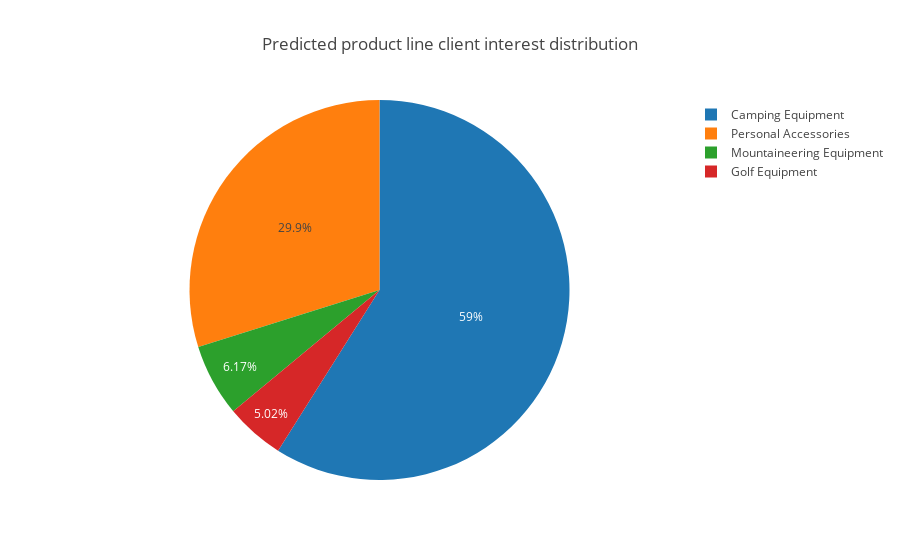

This figure's notebook cell:
### Markdown cell above
Plot a pie chart that shows the predicted product-line interest.

### Code cell
cumulative_stats = predictions_pdf.groupby(['predictedLabel']).count()
product_data = [go.Pie(labels=cumulative_stats.index, values=cumulative_stats['GENDER'])]
product_layout = go.Layout(title='Predicted product line client interest distribution')

fig = go.Figure(data=product_data, layout=product_layout)
iplot(fig)

### Figure 1 — Plotly figure (JSON) as saved in the notebook; plotly's stock layout.template omitted (floating-point values rounded to 4 significant figures)
{"data": [{"labels": ["Camping Equipment", "Golf Equipment", "Mountaineering Equipment", "Personal Accessories"], "type": "pie", "values": [717, 61, 75, 363]}], "layout": {"title": "Predicted product line client interest distribution"}}
